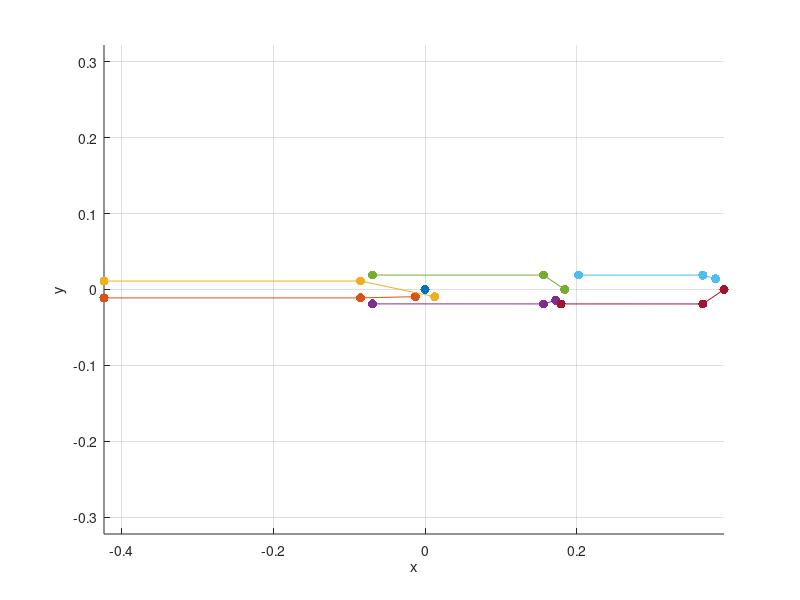

Write the MATLAB code that produced this figure.
%% Muscle Attachment Point Definition

%Clear Everything
clear, close('all'), clc

%% Test Matlab Functionality.

xs_joint_animatlab = 254.01e-3;
ys_joint_animatlab = -22e-3;
zs_joint_animatlab = -66.5e-3;
Ps_joint_animatlab = [xs_joint_animatlab; ys_joint_animatlab; zs_joint_animatlab];

xs_hipext_animatlab = -[169.1e-3, -169.1e-3, -244.51e-3];
ys_hipext_animatlab = [-33.1e-3, -33.1e-3, -9.298e-3];
zs_hipext_animatlab = [-66.5e-3, -66.5e-3, -66.5e-3];
Ps_hipext_animatlab = [xs_hipext_animatlab; ys_hipext_animatlab; zs_hipext_animatlab];

xs_hipflx_animatlab = -[169.1e-3, -169.1e-3, -244.51e-3];
ys_hipflx_animatlab = [-10.9e-3, -10.9e-3, -34.698e-3];
zs_hipflx_animatlab = [-66.5e-3, -66.5e-3, -66.5e-3];
Ps_hipflx_animatlab = [xs_hipflx_animatlab; ys_hipflx_animatlab; zs_hipflx_animatlab];

xs_kneeext_animatlab = -[-235.02e-3, -234.98e-3, -239.69e-3];
ys_kneeext_animatlab = [47.104e-3, -178.2e-3, -194.2e-3];
zs_kneeext_animatlab = [-66.5e-3, -66.5e-3, -66.5e-3];
Ps_kneeext_animatlab = [xs_kneeext_animatlab; ys_kneeext_animatlab; zs_kneeext_animatlab];

xs_kneeflx_animatlab = -[-273.02e-3, -272.98e-3, -253.97e-3];
ys_kneeflx_animatlab = [47.096e-3, -178.2e-3, -206.1e-3];
zs_kneeflx_animatlab = [-66.5e-3, -66.5e-3, -66.5e-3];
Ps_kneeflx_animatlab = [xs_kneeflx_animatlab; ys_kneeflx_animatlab; zs_kneeflx_animatlab];

xs_ankleext_animatlab = -[-272.97e-3, -272.93e-3, -268.22e-3];
ys_ankleext_animatlab = [-224.2e-3, -388.2e-3, -405e-3];
zs_ankleext_animatlab = [-66.5e-3, -66.5e-3, -66.5e-3];
Ps_ankleext_animatlab = [xs_ankleext_animatlab; ys_ankleext_animatlab; zs_ankleext_animatlab];

xs_ankleflx_animatlab = -[-234.97e-3, -234.93e-3, -253.93e-3];
ys_ankleflx_animatlab = [-201.3e-3, -388.2e-3, -416.1e-3];
zs_ankleflx_animatlab = [-66.5e-3, -66.5e-3, -66.5e-3];
Ps_ankleflx_animatlab = [xs_ankleflx_animatlab; ys_ankleflx_animatlab; zs_ankleflx_animatlab];

Ps_joint = Ps_joint_animatlab - Ps_joint_animatlab;
Ps_hipext = Ps_hipext_animatlab - Ps_joint_animatlab;
Ps_hipflx = Ps_hipflx_animatlab - Ps_joint_animatlab;
Ps_kneeext = Ps_kneeext_animatlab - Ps_joint_animatlab;
Ps_kneeflx = Ps_kneeflx_animatlab - Ps_joint_animatlab;
Ps_ankleext = Ps_ankleext_animatlab - Ps_joint_animatlab;
Ps_ankleflx = Ps_ankleflx_animatlab - Ps_joint_animatlab;

theta = 90*(pi/180);
R = [cos(theta) -sin(theta) 0; sin(theta) cos(theta) 0; 0 0 1];

Ps_hipext(:, end) = R*Ps_hipext(:, end);
Ps_hipflx(:, end) = R*Ps_hipflx(:, end);
Ps_kneeext = R*Ps_kneeext;
Ps_kneeflx = R*Ps_kneeflx;
Ps_ankleext = R*Ps_ankleext;
Ps_ankleflx = R*Ps_ankleflx;

dlmwrite('C:\Users\USER\Documents\Graduate_School\Coursework\Year3\Spring2020\ME610_NeuromechanicalModeling\Project\Joint_Position_Control\Ps_hipext.txt', Ps_hipext)
dlmwrite('C:\Users\USER\Documents\Graduate_School\Coursework\Year3\Spring2020\ME610_NeuromechanicalModeling\Project\Joint_Position_Control\Ps_hipflx.txt', Ps_hipflx)

dlmwrite('C:\Users\USER\Documents\Graduate_School\Coursework\Year3\Spring2020\ME610_NeuromechanicalModeling\Project\Joint_Position_Control\Ps_kneeext.txt', Ps_kneeext)
dlmwrite('C:\Users\USER\Documents\Graduate_School\Coursework\Year3\Spring2020\ME610_NeuromechanicalModeling\Project\Joint_Position_Control\Ps_kneeflx.txt', Ps_kneeflx)

dlmwrite('C:\Users\USER\Documents\Graduate_School\Coursework\Year3\Spring2020\ME610_NeuromechanicalModeling\Project\Joint_Position_Control\Ps_ankleext.txt', Ps_ankleext)
dlmwrite('C:\Users\USER\Documents\Graduate_School\Coursework\Year3\Spring2020\ME610_NeuromechanicalModeling\Project\Joint_Position_Control\Ps_ankleflx.txt', Ps_ankleflx)


figure('Color', 'w', 'Name', 'Muscle Arrangement'), hold on, grid on, rotate3d on, xlabel('x'), ylabel('y'), zlabel('z'), axis equal
plot3(Ps_joint(1, :), Ps_joint(2, :), Ps_joint(3, :), '.', 'Markersize', 20)
plot3(Ps_hipext(1, :), Ps_hipext(2, :), Ps_hipext(3, :), '.-', 'Markersize', 20)
plot3(Ps_hipflx(1, :), Ps_hipflx(2, :), Ps_hipflx(3, :), '.-', 'Markersize', 20)
plot3(Ps_kneeext(1, :), Ps_kneeext(2, :), Ps_kneeext(3, :), '.-', 'Markersize', 20)
plot3(Ps_kneeflx(1, :), Ps_kneeflx(2, :), Ps_kneeflx(3, :), '.-', 'Markersize', 20)
plot3(Ps_ankleext(1, :), Ps_ankleext(2, :), Ps_ankleext(3, :), '.-', 'Markersize', 20)
plot3(Ps_ankleflx(1, :), Ps_ankleflx(2, :), Ps_ankleflx(3, :), '.-', 'Markersize', 20)
